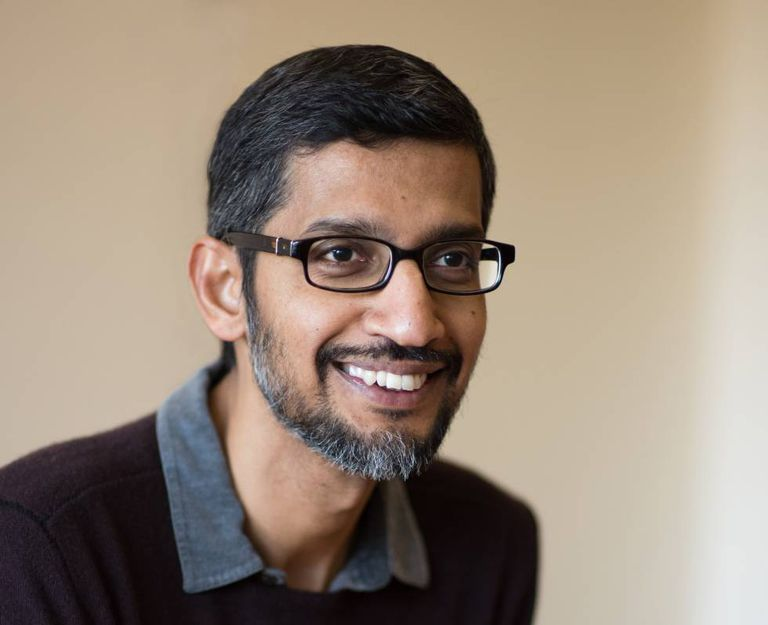
#> input picture smile.jpg, 768 x 625 px, given in place of the camera
$ python livesketch_without_tracker.py
#> lines starting #> are read from the running program, lines starting #| are printed output that depends on the picture; after the words box and inside, x2 and y2 are one past the last pixel; in counts of white or black regions, pixels touching at a corner belong together
import cv2
import numpy as np

def nothing(x):
    pass

cap=cv2.VideoCapture(0)
cv2.namedWindow('sketch')

while True:
    ret,frame=cap.read()
#> frame is the input picture: shape (625, 768, 3); mean B, G, R 121.3, 135.8, 151.6

    image=cv2.cvtColor(frame,cv2.COLOR_BGR2GRAY)
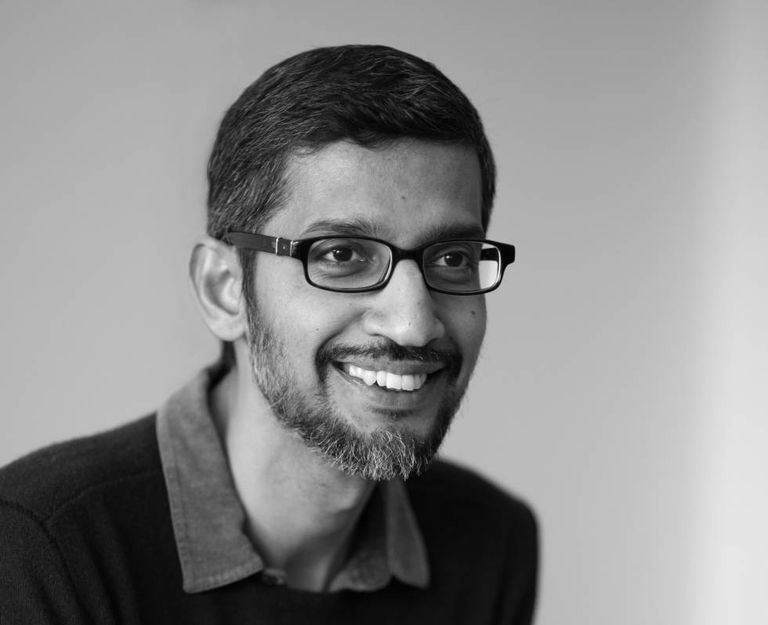
#> image: shape (625, 768); min 0, max 253, mean 138.9
    image=cv2.GaussianBlur(image,(7,7),0)

    image=cv2.Canny(image, 10, 60)
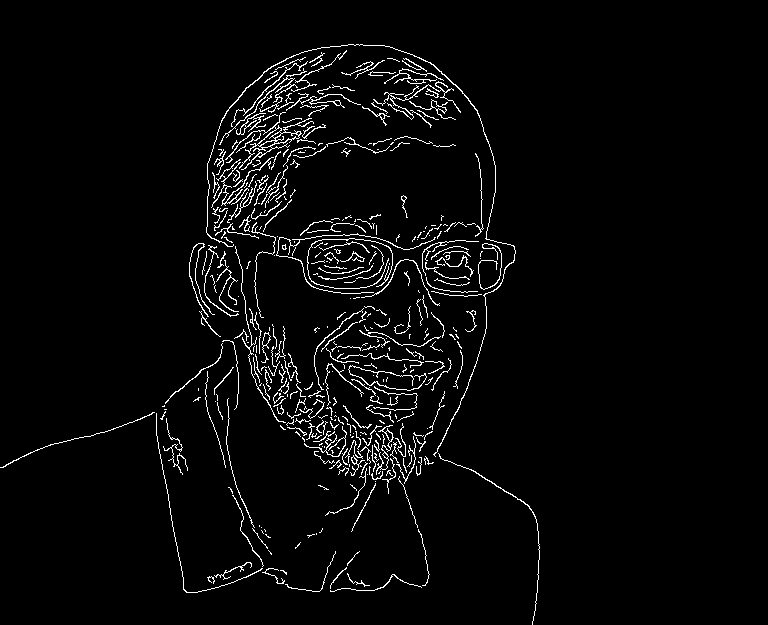
#> image: shape (625, 768); 3.3% white in thin lines or dots, all inside (x1, y1, x2, y2) = (0, 44, 540, 625)
    ret,image=cv2.threshold(image,50,255,cv2.THRESH_BINARY_INV)

    cv2.imshow("original",frame)
    cv2.imshow("sketch",image)
    if cv2.waitKey(1)==ord('q'):
#> (key q is pressed here)
        break
cap.release()
cv2.destroyAllWindows()
